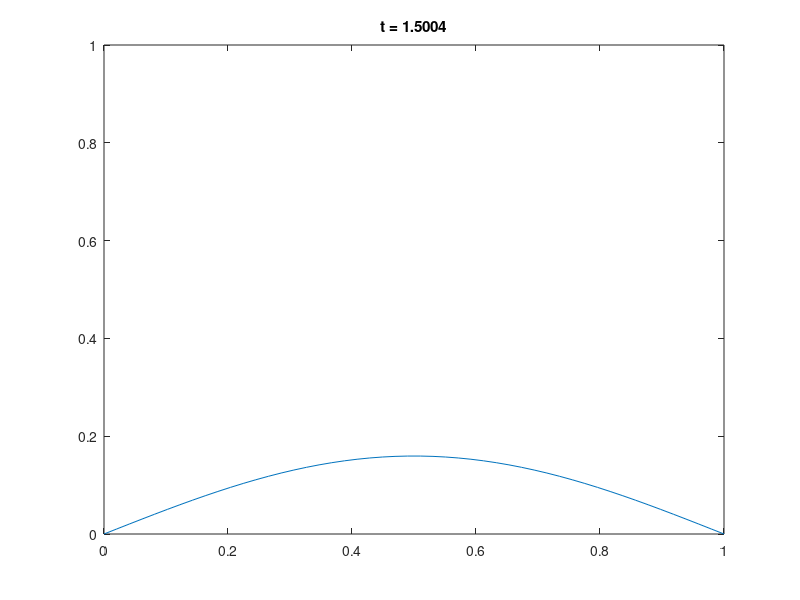

The MATLAB script that drew this image:
%% Main parameters
D = .1;
L = 1;
T = 1.5;

Nx = 50;
nu = 0.25; % nu = D * tau / h^2

%% Secondary parameters
x = linspace(0, L, Nx);
h = x(2) - x(1);

tau = nu * h^2 / D;
Nt = ceil(T/tau) + 1;

u_0 = exp(-(x - .5).^2 ./ .05);

%% Transition matrices
U_next = (-2/nu-2)*eye(Nx) + ...
    diag(ones(Nx-1, 1), 1) + ...
    diag(ones(Nx-1, 1),-1);
U_now = (2/nu-2)*eye(Nx) + ...
    diag(ones(Nx-1, 1), 1) + ...
    diag(ones(Nx-1, 1),-1);

%% Dirichlet border condition
U_next(1, :) = [1, zeros(1, Nx - 1)];
U_next(end, :) = [zeros(1, Nx - 1), 1];

U_now(1, :) = 0;
U_now(end, :) = 0;

%% Integration
U = zeros(Nt, Nx);
U(1, :) = u_0;

for k = 2 : Nt
    U(k, :) = -U_next \ U_now * U(k - 1, :).';
end

%% Visualisation
figure(2)

for k = [1 : floor(Nt/100) : Nt, Nt]
    plot(x, U(k, :));
    axis([0 L 0 1]);
    title(['t = ', num2str((k-1)*tau)]);
    drawnow;
end
